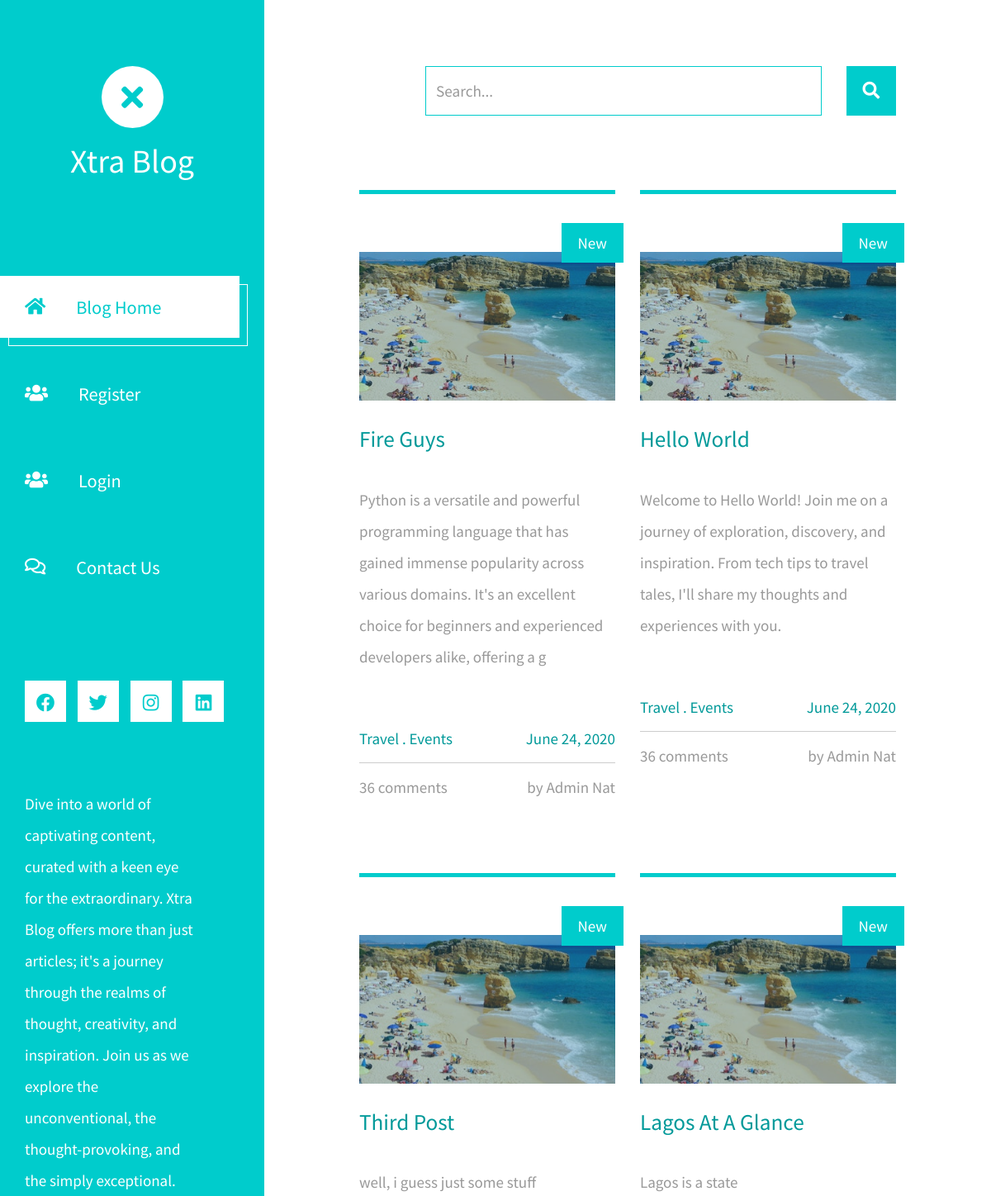
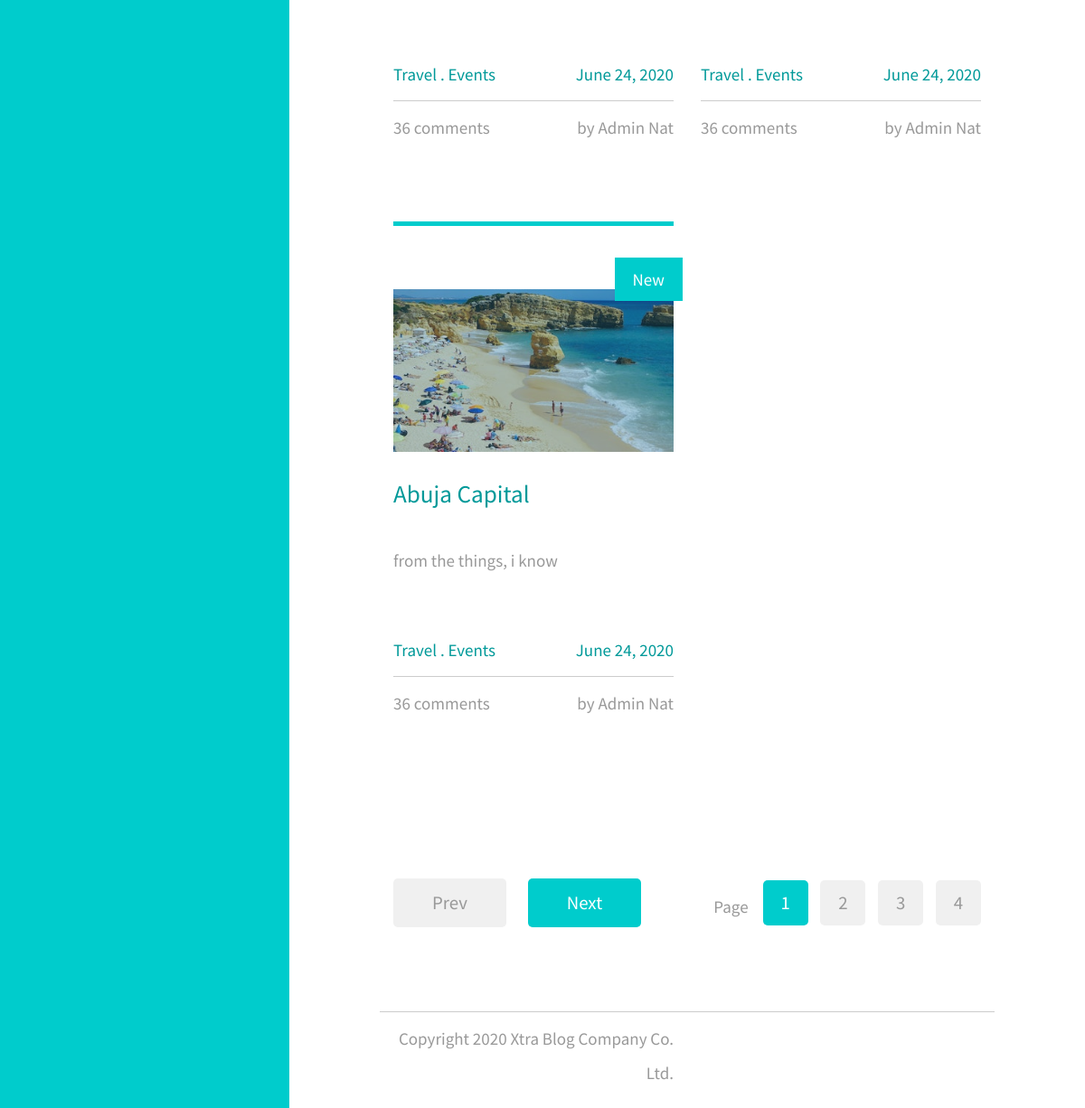
The page / on the database its author committed (2 pictures, top to bottom).
### posts/models.py (models this page shows, shortened)
class Post(models.Model):
    title = models.CharField(max_length=255)
    slug = models.SlugField(max_length=255, unique=True, blank=True)
    author = models.ForeignKey(User, on_delete=models.CASCADE)
    body = models.TextField()

### posts/views.py (the view)
# urls.py: path('', views.HomeView.as_view(), name="home"),
class HomeView(ListView):
    model = Post
    context_object_name = "Posts"
    template_name = "posts/home.html"

### posts/templates/posts/home.html (shortened to what this page needs)
{% extends "posts/main.html" %}
{% load static %}
{% block body %}
<div class="row tm-row">
    {% for post in Posts %}
        <article class="col-12 col-md-6 tm-post">
            <hr class="tm-hr-primary">
            <a href="{% url "post_detail" post.slug %}" class="effect-lily tm-post-link tm-pt-60">
                <div class="tm-post-link-inner">
                    <img src="{% static 'img/img-01.jpg' %}" alt="Image" class="img-fluid">
                </div>
                <span class="position-absolute tm-new-badge">New</span>
                <h2 class="tm-pt-30 tm-color-primary tm-post-title">{{post.title}}</h2>
            </a>
            <p class="tm-pt-30">
                {{post.body|slice:":200"}}
            </p>
            <div class="d-flex justify-content-between tm-pt-45">
                <span class="tm-color-primary">Travel . Events</span>
                <span class="tm-color-primary">June 24, 2020</span>
            </div>
            <hr>
            <div class="d-flex justify-content-between">
                <span>36 comments</span>
                <span>by Admin Nat</span>
            </div>
        </article>
    {% endfor %}
</div>
    <div class="row tm-row tm-mt-100 tm-mb-75">
        <div class="tm-prev-next-wrapper">
            <a href="#" class="mb-2 tm-btn tm-btn-primary tm-prev-next disabled tm-mr-20">Prev</a>
            <a href="#" class="mb-2 tm-btn tm-btn-primary tm-prev-next">Next</a>
        </div>
        <div class="tm-paging-wrapper">
            <span class="d-inline-block mr-3">Page</span>
            <nav class="tm-paging-nav d-inline-block">
                <ul>
                    <li class="tm-paging-item active">
                        <a href="#" class="mb-2 tm-btn tm-paging-link">1</a>
                    </li>
                    <li class="tm-paging-item">
                        <a href="#" class="mb-2 tm-btn tm-paging-link">2</a>
                    </li>
                    <li class="tm-paging-item">
                        <a href="#" class="mb-2 tm-btn tm-paging-link">3</a>
                    </li>
                    <li class="tm-paging-item">
                        <a href="#" class="mb-2 tm-btn tm-paging-link">4</a>
                    </li>
                </ul>
            </nav>
        </div>
    </div>
{% endblock body %}

### posts/templates/posts/main.html (shortened to what this page needs)
{% load static %}
<!DOCTYPE html>
<html lang="en">
<head>
	<link rel="stylesheet" href="{% static 'fontawesome/css/all.min.css' %}">
    <link href="{% static 'css/bootstrap.min.css' %}" rel="stylesheet">
    <link href= "{% static 'css/templatemo-xtra-blog.css' %}" rel="stylesheet">
</head>
<body>
	<header class="tm-header" id="tm-header">
        <div class="tm-header-wrapper">
            <div class="tm-site-header">
                <div class="mb-3 mx-auto tm-site-logo"><i class="fas fa-times fa-2x"></i></div>
                <h1 class="text-center">Xtra Blog</h1>
            </div>
            <nav class="tm-nav" id="tm-nav">
                <ul>
                    <li class="tm-nav-item active"><a href="{% url 'home' %}" class="tm-nav-link">
                        <i class="fas fa-home"></i>
                        Blog Home
                    </a></li>
                    {% if user.is_authenticated %}
                        <li class="tm-nav-item"><a href="{% url 'create_post' %}" class="tm-nav-link">
                            <i class="fas fa-pen"></i>
                            Create Post
                        </a></li>
                        <li class="tm-nav-item">
                            <form method="POST" action="{% url 'logout' %}">
                                {% csrf_token %}
                                <button type="submit" style="border: none;" class="tm-nav-link">
                                    <i class="fas fa-users"></i>
                                    Logout
                                    </button>
                            </form>
                        </li>
                    {% else %}
                        <li class="tm-nav-item"><a href="{% url 'register' %}" class="tm-nav-link">
                            <i class="fas fa-users"></i>
                            Register
                        </a></li>
                        <li class="tm-nav-item"><a href="{% url 'login' %}" class="tm-nav-link">
                            <i class="fas fa-users"></i>
                            Login
                        </a></li>
                    {% endif %}
                    <li class="tm-nav-item"><a href="contact.html" class="tm-nav-link">
                        <i class="far fa-comments"></i>
                        Contact Us
                    </a></li>
                </ul>
            </nav>
            <div class="tm-mb-65">
                <a rel="nofollow" href="https://fb.com" class="tm-social-link">
                    <i class="fab fa-facebook tm-social-icon"></i>
                </a>
                <a href="https://twitter.com" class="tm-social-link">
                    <i class="fab fa-twitter tm-social-icon"></i>
                </a>
                <a href="https://instagram.com" class="tm-social-link">
                    <i class="fab fa-instagram tm-social-icon"></i>
                </a>
                <a href="https://linkedin.com" class="tm-social-link">
                    <i class="fab fa-linkedin tm-social-icon"></i>
                </a>
            </div>
            <p class="tm-mb-80 pr-5 text-white">
                Dive into a world of captivating content, curated with a keen eye for the extraordinary. Xtra Blog offers more than just articles; it's a journey through the realms of thought, creativity, and inspiration. Join us as we explore the unconventional, the thought-provoking, and the simply exceptional.
            </p>
        </div>
    </header>
    <div class="container-fluid">
        <main class="tm-main">
            <div class="row tm-row">
                <div class="col-12">
                    <form method="GET" class="form-inline tm-mb-80 tm-search-form">
                        <input class="form-control tm-search-input" name="query" type="text" placeholder="Search..." aria-label="Search">
                        <button class="tm-search-button" type="submit">
                            <i class="fas fa-search tm-search-icon" aria-hidden="true"></i>
                        </button>
                    </form>
                </div>
            </div>
            {% block body %}
            {% endblock body %}
            <footer class="row tm-row">
                <hr class="col-12">
                <div class="col-md-6 col-12 tm-color-gray tm-copyright">
                    Copyright 2020 Xtra Blog Company Co. Ltd.
                </div>
            </footer>
        </main>
    </div>
</body>
</html>

### rows shown on the page
Post: title "Fire Guys", body "Python is a versatile and powerful programming language that has gained immense popularity across various domains. It's an excellent choice for beginners and experienced developers alike, offering a g"
Post: title "Hello World", body "Welcome to Hello World! Join me on a journey of exploration, discovery, and inspiration. From tech tips to travel tales, I'll share my thoughts and experiences with you."
Post: title "Third Post", body "well, i guess just some stuff"
Post: title "Lagos At A Glance", body "Lagos is a state"
Post: title "Abuja Capital", body "from the things, i know"
